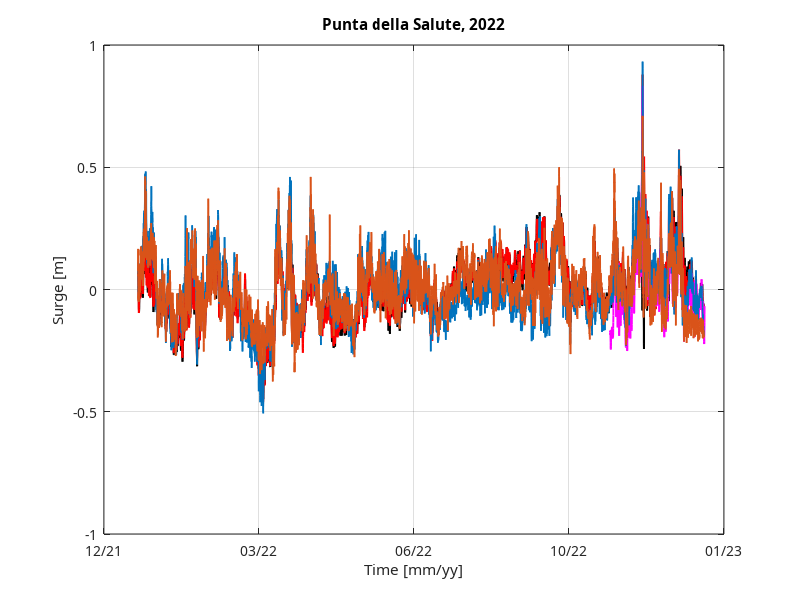

Write the MATLAB code that produced this figure. (Note: this script raises an error after producing the figure.)
%%

clear, clc

%% Load 

% Observations - Punta della Salute
addpath('C:\Users\Rodrigo\Desktop\Rodrigo\02 - Research fellow\01 - Storm surge ML downscaling\surge_ml\tests\inference 2022\observations')
sta = load('meteoDTNLP13h_TG_VeneziaPS_2022.txt');

% Observations - CNR platform
addpath('C:\Users\Rodrigo\Desktop\Rodrigo\02 - Research fellow\01 - Storm surge ML downscaling\surge_ml\tests\inference 2022\observations')
sta2 = load('meteoDTNLP13h_TG_CNR_2022.txt');

% Copernicus forecast
addpath('C:\Users\Rodrigo\Desktop\Rodrigo\02 - Research fellow\01 - Storm surge ML downscaling\surge_ml\tests\inference 2022\medphysics')
cop = load('meteoDTNLP13h_cmemsforecast_CNR_2022-2023.txt');

% ML model 1 - MLR
addpath('C:\Users\Rodrigo\Desktop\Rodrigo\02 - Research fellow\01 - Storm surge ML downscaling\surge_ml\tests\inference 2022\VeneziaPS\MLR-MADc')
shy = load('mlrModel_Run2_2022_inference_RAW.txt');

% ML model 2 - LSTMh
addpath('C:\Users\Rodrigo\Desktop\Rodrigo\02 - Research fellow\01 - Storm surge ML downscaling\surge_ml\tests\inference 2022\VeneziaPS\LSTMh-MADc')
shy2 = load('lstmHybridModel_Run16_2022_inference_RAW.txt');

% ML model 2 - MLP
% addpath('C:\Users\Rodrigo\Desktop\Rodrigo\02 - Research fellow\01 - Storm surge ML downscaling\Experiments_v6_v2\surge-ml_v2 - sliding-window\downscaling 2022\VeneziaPS\MLP-MADc')
% shy2 = load('mlpModelLP13h_VeneziaPS_2022_checkpoint33_v2026.txt');

%%

% Observations 
x = sta(:,8)-mean(sta(:,8),'omitnan');
x2 = sta2(:,8)-mean(sta2(:,8),'omitnan');

% Copernicus forecast
f = cop(:,8)-mean(cop(:,8));

% ML models
y1 = shy(:,8)-mean(shy(:,8));
y2 = shy2(:,8)-mean(shy2(:,8));

%% Plot complete downscaling period

figure(1)
set(gcf,'position',[60 60 1700 500])

% Observations
plot(sta(:,7),x,'k','LineWidth',1.4)
hold on
plot(sta2(:,7),x2,'r','LineWidth',1.4)
hold on

% Copernicus forecast
plot(cop(:,7),f,'m','LineWidth',1.4)
hold on

% ML models
plot(shy(:,7),y1,'color',[0 0.4470 0.7410],'LineWidth',1.2)
hold on
plot(shy2(:,7),y2,'color',[0.8500 0.3250 0.0980],'LineWidth',1.2)

% Apply Century Gothic font to all text elements
set(gca, 'FontName', 'Century Gothic');  % Axes labels and ticks
title('Punta della Salute, 2022', 'FontName', 'Century Gothic');
xlabel('Time [mm/yy]', 'FontName', 'Century Gothic');
ylabel('Surge [m]', 'FontName', 'Century Gothic');

datetick('x','mm/yy','keepticks')
grid on
ax = gca;
ax.FontSize = 16;
%ax.TitleFontSizeMultiplier = 1.1;
ax.TitleFontWeight = 'bold';

legend({'Tide gauge: Punta della Salute (PS)','Tide gauge: CNR platform',...
    'Copernicus forecast CNR',...
    'MLR-MADc^2 (trained on PS)', 'LSTMh-MADc^2 (trained on PS)'},...
    'Location', 'east', 'NumColumns', 1, 'FontSize', 13);
lgd = legend('Location', 'eastoutside', 'Orientation', 'horizontal');
lgd.Title.String = 'Legend';
lgd.FontName = 'Century Gothic';

% Export on high resolution
addpath('C:\Users\Rodrigo\Desktop\Rodrigo\Matlab functions\altmany-export_fig-3.40.0.0')
set(gcf, 'Color', 'w');
%export_fig('Timeseries_2022_traintestTG_VeneziaPS_MLR_LSTMh_HQ.png','-m2.5')

%% Specific storm surge event 

yearselec = 2022;
monthselec = 11;

figure(2)
set(gcf,'position',[60 60 1800 650])

ai_1 = datenum(yearselec,monthselec,1,00,00,00):datenum(0000,0,0,1,00,00):datenum(yearselec,monthselec,31,23,00,00);
ix_plot1 = find(shy(:,1)==yearselec(1) & shy(:,2)==monthselec(1));

% Observations
plot(sta(:,7),x,'k','LineWidth',1.8)
hold on
plot(sta2(:,7),x2,'r','LineWidth',1.8)
hold on

% Copernicus forecast
plot(cop(:,7),f,'m','LineWidth',1.4)
hold on

% ML models
plot(shy(:,7),y1,'color',[0 0.4470 0.7410],'LineWidth',1.6)
hold on
plot(shy2(:,7),y2,'color',[0.8500 0.3250 0.0980],'LineWidth',1.6)

grid on

% Apply Century Gothic font to all text elements
set(gca, 'FontName', 'Century Gothic');  % Axes labels and ticks
title('Punta della Salute (November, 2022)', 'FontName', 'Century Gothic');
xlabel('Time [dd/mm/yy]', 'FontName', 'Century Gothic');
ylabel('Surge [m]', 'FontName', 'Century Gothic');

xlim([ai_1(1) ai_1(end)])
ylim([-0.3 1.1])
ax = gca;
ax.XTick = shy(ix_plot1(1):60:ix_plot1(end),7);
datetick('x','dd/mm/yy','keepticks')
ax.FontSize = 20;
%ax.TitleFontSizeMultiplier = 1.1;
ax.TitleFontWeight = 'bold';

legend({'TG: Punta della Salute (PS)','TG: CNR platform',...
    'Med-Physics',...
    'MLR-MADc^2', 'LSTMh-MADc^2'},...
    'Location', 'east', 'NumColumns', 5, 'FontSize', 18);
lgd = legend('Location', 'southoutside', 'Orientation', 'horizontal');
lgd.Title.String = 'Legend';
lgd.FontName = 'Century Gothic';

% Export on high resolution
addpath('C:\Users\Rodrigo\Desktop\Rodrigo\Matlab functions\altmany-export_fig-3.40.0.0')
set(gcf, 'Color', 'w');
%export_fig('Timeseries_november2022_VeneziaPS_MLR_LSTMh.png','-m2.5')
%export_fig('Timeseries_november2022_VeneziaPS_MLR_MLP.png','-m2.5')

%%
